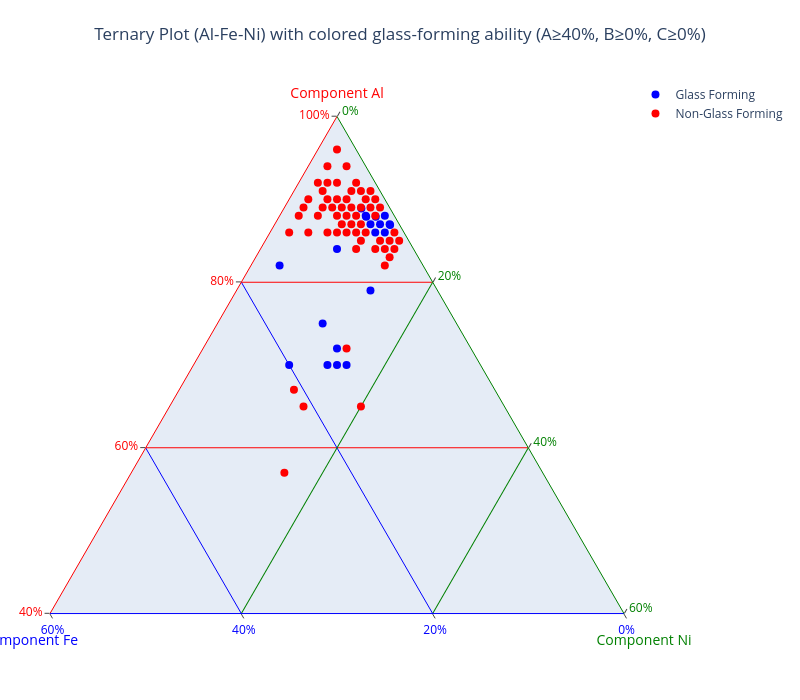

The notebook cell saved with this chart:
### Code cell
# Example 2: Ternary plot with Al ≥ 40%
fig2 = create_custom_ternary_plot(
    elements=['Al', 'Fe', 'Ni'],
    a_min=0.4,  # Al axis starts at 40%
    b_min=0.0,  # Fe axis starts at 0%
    c_min=0.0   # Ni axis starts at 0%
)

if fig2:
    print("✓ Al ≥ 40% ternary plot created successfully!")
    fig2.show()
else:
    print("✗ Failed to create Al ≥ 40% ternary plot")

### Figure 1 — Plotly figure (JSON) as saved in the notebook; plotly's stock layout.template omitted (floating-point values rounded to 4 significant figures)
{"data": [{"a": [70.0, 84.0, 70.0, 70.0, 72.0, 86.0, 75.0, 79.0, 70.0, 82.0, 86.9, 86.0, 87.9, 87.9, 87.0, 87.0, 87.0, 88.0, 88.9, 88.0], "b": [15.0, 8.0, 14.0, 16.0, 14.0, 2.0, 14.0, 7.0, 20.0, 15.0, 1.0, 3.0, 2.0, 3.0, 2.0, 3.0, 1.0, 3.0, 3.0, 1.0], "c": [15.0, 8.0, 16.0, 14.0, 14.0, 12.0, 11.0, 14.0, 10.0, 3.0, 12.1, 11.0, 10.1, 9.1, 11.0, 10.0, 12.0, 9.0, 8.1, 11.0], "hovertemplate": "<b>%{text}</b><br>Al: %{a}%<br>Fe: %{b}%<br>Ni: %{c}%<br><extra></extra>", "marker": {"color": "blue", "size": 8, "symbol": "circle"}, "mode": "markers", "name": "Glass Forming", "text": ["Al14(FeNi)3", "Al21(FeNi)2", "Al35Fe7Ni8", "Al35Fe8Ni7", "Al36(FeNi)7", "Al43FeNi6", "Al75Fe14Ni11", "Al79(FeNi2)7", "Al7Fe2Ni", "Al82(Fe5Ni)3", "Al86.7Fe1Ni12.3", "Al86Fe3Ni11", "Al87.5Fe2Ni10.5", "Al87.5Fe3.5Ni9", "Al87Fe2Ni11", "Al87Fe3Ni10", "Al87FeNi12", "Al88(FeNi3)3", "Al88.5Fe3Ni8.5", "Al88FeNi11"], "type": "scatterternary"}, {"a": [65.0, 85.0, 90.0, 84.0, 88.0, 88.0, 92.0, 82.0, 84.0, 84.0, 86.0, 86.0, 86.0, 86.0, 86.0, 88.0, 88.0, 88.0, 90.0, 90.0, 90.0, 90.0, 92.0, 92.0, 94.0, 94.0, 96.0, 57.0, 65.0, 67.0, 72.0, 83.0, 84.0, 85.0, 85.0, 85.0, 86.0, 86.0, 86.0, 87.0, 87.0, 87.0, 88.0, 89.0, 89.0, 89.0, 89.0, 89.0, 89.0, 89.0, 89.0, 90.0, 91.0, 91.0, 91.0, 91.0, 92.0], "b": [15.0, 5.0, 5.0, 4.0, 8.0, 4.0, 4.0, 4.0, 6.0, 2.0, 4.0, 6.0, 8.0, 10.0, 12.0, 6.0, 10.0, 2.0, 4.0, 6.0, 8.0, 2.0, 6.0, 2.0, 4.0, 2.0, 2.0, 27.0, 21.0, 21.0, 13.0, 3.0, 3.0, 3.0, 2.0, 1.0, 7.0, 5.0, 1.0, 4.0, 5.0, 6.0, 5.0, 2.0, 3.0, 4.0, 5.0, 6.0, 7.0, 9.0, 1.0, 1.0, 6.0, 3.0, 2.0, 1.0, 5.0], "c": [20.0, 10.0, 5.0, 12.0, 4.0, 8.0, 4.0, 14.0, 10.0, 14.0, 10.0, 8.0, 6.0, 4.0, 2.0, 6.0, 2.0, 10.0, 6.0, 4.0, 2.0, 8.0, 2.0, 6.0, 2.0, 4.0, 2.0, 16.0, 14.0, 12.0, 15.0, 14.0, 13.0, 12.0, 13.0, 14.0, 7.0, 9.0, 13.0, 9.0, 8.0, 7.0, 7.0, 9.0, 8.0, 7.0, 6.0, 5.0, 4.0, 2.0, 10.0, 9.0, 3.0, 6.0, 7.0, 8.0, 3.0], "hovertemplate": "<b>%{text}</b><br>Al: %{a}%<br>Fe: %{b}%<br>Ni: %{c}%<br><extra></extra>", "marker": {"color": "red", "size": 8, "symbol": "circle"}, "mode": "markers", "name": "Non-Glass Forming", "text": ["Al13Fe3Ni4", "Al17FeNi2", "Al18FeNi", "Al21FeNi3", "Al22Fe2Ni", "Al22FeNi2", "Al23FeNi", "Al41Fe2Ni7", "Al42Fe3Ni5", "Al42FeNi7", "Al43Fe2Ni5", "Al43Fe3Ni4", "Al43Fe4Ni3", "Al43Fe5Ni2", "Al43Fe6Ni", "Al44(FeNi)3", "Al44Fe5Ni", "Al44FeNi5", "Al45Fe2Ni3", "Al45Fe3Ni2", "Al45Fe4Ni", "Al45FeNi4", "Al46Fe3Ni", "Al46FeNi3", "Al47Fe2Ni", "Al47FeNi2", "Al48FeNi", "Al57Fe27Ni16", "Al65(Fe3Ni2)7", "Al67(Fe7Ni4)3", "Al72Fe13Ni15", "Al83Fe3Ni14", "Al84Fe3Ni13", "Al85(FeNi4)3", "Al85Fe2Ni13", "Al85FeNi14", "Al86(FeNi)7", "Al86Fe5Ni9", "Al86FeNi13", "Al87Fe4Ni9", "Al87Fe5Ni8", "Al87Fe6Ni7", "Al88Fe5Ni7", "Al89Fe2Ni9", "Al89Fe3Ni8", "Al89Fe4Ni7", "Al89Fe5Ni6", "Al89Fe6Ni5", "Al89Fe7Ni4", "Al89Fe9Ni2", "Al89FeNi10", "Al90FeNi9", "Al91(Fe2Ni)3", "Al91(FeNi2)3", "Al91Fe2Ni7", "Al91FeNi8", "Al92Fe5Ni3"], "type": "scatterternary"}], "layout": {"font": {"size": 12}, "height": 700, "margin": {"b": 50, "l": 50, "r": 50, "t": 80}, "showlegend": true, "ternary": {"aaxis": {"gridcolor": "red", "linecolor": "red", "min": 0.4, "showgrid": true, "showline": true, "tickfont": {"color": "red"}, "tickformat": ".0%", "ticks": "outside", "title": {"font": {"color": "red"}, "text": "Component Al"}}, "baxis": {"gridcolor": "blue", "linecolor": "blue", "min": 0, "showgrid": true, "showline": true, "tickfont": {"color": "blue"}, "tickformat": ".0%", "ticks": "outside", "title": {"font": {"color": "blue"}, "text": "Component Fe"}}, "caxis": {"gridcolor": "green", "linecolor": "green", "min": 0, "showgrid": true, "showline": true, "tickfont": {"color": "green"}, "tickformat": ".0%", "ticks": "outside", "title": {"font": {"color": "green"}, "text": "Component Ni"}}, "sum": 1}, "title": {"text": "Ternary Plot (Al-Fe-Ni) with colored glass-forming ability (A≥40%, B≥0%, C≥0%)", "x": 0.5}, "width": 800}}
